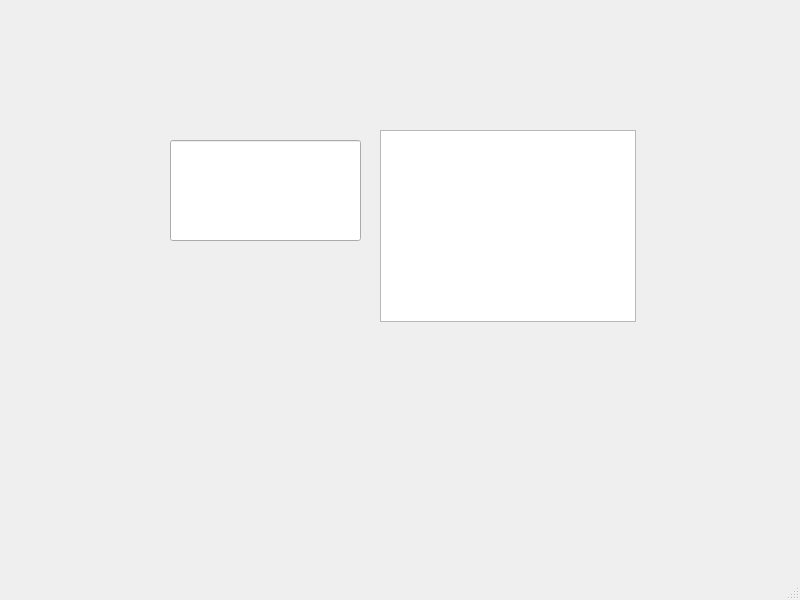
<?xml version="1.0" encoding="UTF-8"?>
<ui version="4.0">
 <class>MainWindow</class>
 <widget class="QMainWindow" name="MainWindow">
  <property name="geometry">
   <rect>
    <x>0</x>
    <y>0</y>
    <width>800</width>
    <height>600</height>
   </rect>
  </property>
  <property name="windowTitle">
   <string>MainWindow</string>
  </property>
  <widget class="QWidget" name="centralwidget">
   <widget class="QLineEdit" name="lineEdit">
    <property name="geometry">
     <rect>
      <x>170</x>
      <y>140</y>
      <width>191</width>
      <height>101</height>
     </rect>
    </property>
   </widget>
   <widget class="QListView" name="listView">
    <property name="geometry">
     <rect>
      <x>380</x>
      <y>130</y>
      <width>256</width>
      <height>192</height>
     </rect>
    </property>
   </widget>
  </widget>
  <widget class="QMenuBar" name="menubar">
   <property name="geometry">
    <rect>
     <x>0</x>
     <y>0</y>
     <width>800</width>
     <height>21</height>
    </rect>
   </property>
  </widget>
  <widget class="QStatusBar" name="statusbar"/>
 </widget>
 <resources/>
 <connections/>
</ui>
